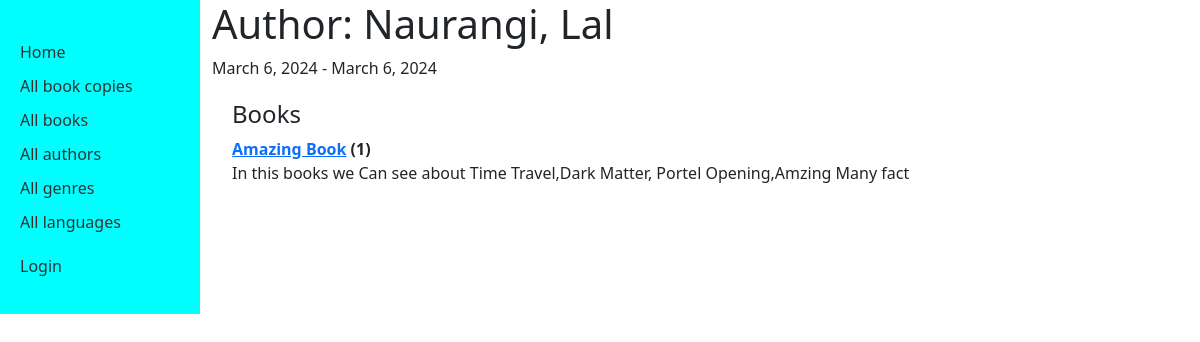
The app's page /catalog/author/1 with its own data.
### catalog/models.py (models this page shows, shortened)
class Author(models.Model):
    first_name = models.CharField(max_length=100)
    last_name = models.CharField(max_length=100)
    date_of_birth = models.DateField(null=True, blank=True)
    date_of_death = models.DateField('died', null=True, blank=True)
    class Meta:
        ordering = ['last_name', 'first_name']
    def __str__(self):
        return f'{self.first_name}, {self.last_name}'

class Book(models.Model):
    title = models.CharField(max_length=200)
    author = models.ForeignKey('Author', on_delete=models.RESTRICT, null=True)
    summary = models.TextField(
        max_length=1000, help_text="Enter a brief description of the book")
    isbn = models.CharField('ISBN', max_length=13,
                            unique=True,
                            help_text='13 Character <a href="https://www.isbn-international.org/content/what-isbn'
                                      '">ISBN number</a>')
    genre = models.ManyToManyField(
        Genre, help_text="Select a genre for this book")
    language = models.ForeignKey(
        'Language', on_delete=models.SET_NULL, null=True)
    class Meta:
        ordering = ['title', 'author']
    def display_genre(self):
        """Creates a string for the Genre. This is required to display genre in Admin."""
        return ', '.join([genre.name for genre in self.genre.all()[:3]])
    display_genre.short_description = 'Genre'
    def __str__(self):
        return self.title

### catalog/views.py (the view)
class AuthorDetailView(generic.DetailView):
    model = Author

### templates/catalog/author_detail.html (shortened to what this page needs)
{% extends "base_generic.html" %}
{% block content %}
<h1>Author: {{ author }} </h1>
<p>{{author.date_of_birth}} - {% if author.date_of_death %}{{author.date_of_death}}{% endif %}</p>
<div style="margin-left:20px;margin-top:20px">
<h4>Books</h4>
<dl>
{% for book in author.book_set.all %}
  <dt><a href="{% url 'book-detail' book.pk %}">{{book}}</a> ({{book.bookinstance_set.all.count}})</dt>
  <dd>{{book.summary}}</dd>
  {% empty %}
  <p>This author has no books.</p>
{% endfor %}
</dl>
</div>
{% endblock %}
{% block sidebar %}
  {{ block.super }}
{% endblock %}

### records on screen
Author: date_of_birth "March 6, 2024", date_of_death "March 6, 2024"
Book: title "Amazing Book", bookinstance_set.all.count "1", summary "In this books we Can see about Time Travel,Dark Matter, Portel Opening,Amzing Many fact"
